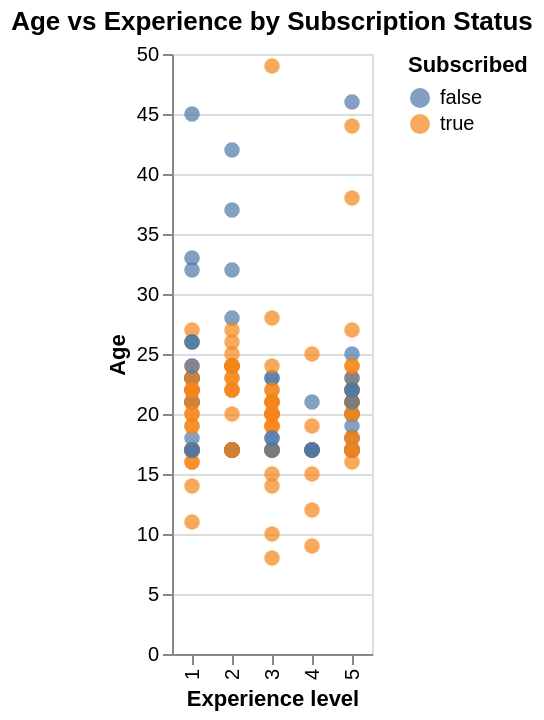

Notebook source saved alongside this figure:
### Code cell
filtered_experience_plot = alt.Chart(players_filtered).mark_circle(size=60).encode(
    x=alt.X("experience:O", title="Experience level"),
    y=alt.Y("age:Q", title="Age"),
    color=alt.Color("subscribe:N", title="Subscribed"),
    tooltip=["experience", "age", "subscribe"]
).properties(
    title="Age vs Experience by Subscription Status"
)

filtered_experience_plot

### Figure 1 — Vega-Lite specification as saved in the notebook (floating-point values rounded to 4 significant figures; data arrays with more than 128 entries replaced by an {"elided": "..."} marker saying what was removed)
{"config": {"view": {"continuousWidth": 300, "continuousHeight": 300}}, "data": {"name": "data-8ef685107cd56df375a6d9ceb0fa4bfd"}, "mark": {"type": "circle", "size": 60}, "encoding": {"color": {"field": "subscribe", "title": "Subscribed", "type": "nominal"}, "tooltip": [{"field": "experience", "type": "quantitative"}, {"field": "age", "type": "quantitative"}, {"field": "subscribe", "type": "nominal"}], "x": {"field": "experience", "title": "Experience level", "type": "ordinal"}, "y": {"field": "age", "title": "Age", "type": "quantitative"}}, "title": "Age vs Experience by Subscription Status", "$schema": "https://vega.github.io/schema/vega-lite/v5.20.1.json", "datasets": {"data-8ef685107cd56df375a6d9ceb0fa4bfd": {"elided": "193 records"}}}
